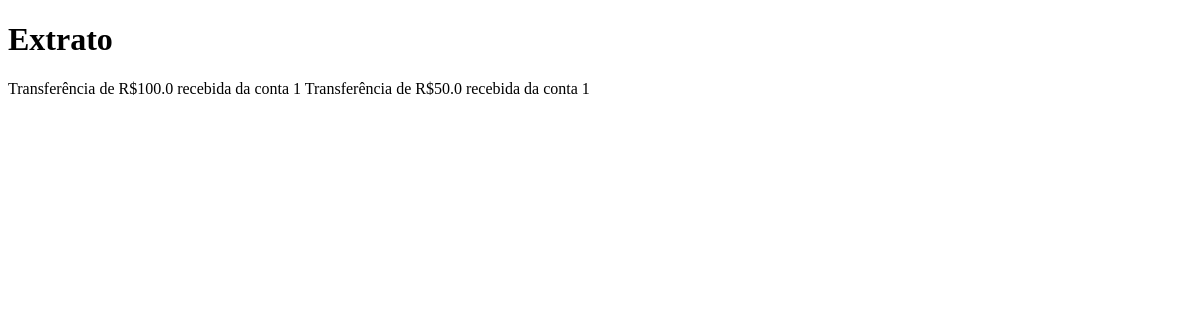
The page /visualizar_extrato (signed in) on the database as committed earlier.
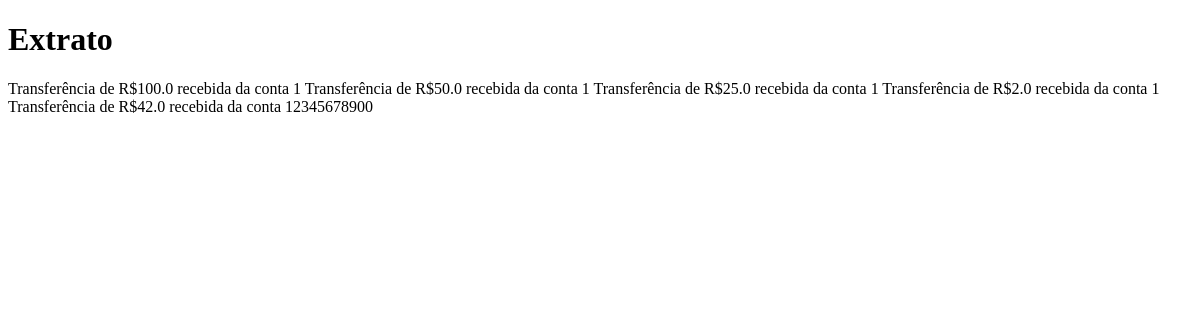
The same page on the database as committed later.
### tables this page shows
CREATE TABLE contas (
                numero INTEGER PRIMARY KEY AUTOINCREMENT,
                cliente_id INTEGER UNIQUE NOT NULL,
                saldo FLOAT NOT NULL DEFAULT 0.0,
                extrato TEXT DEFAULT '',
                FOREIGN KEY (cliente_id) REFERENCES clientes (id)
            );

### app.py (the view)
@app.route('/visualizar_extrato', methods=['GET', 'POST'])
def visualizar_extrato():
    extrato = banco.visualizar_extrato(cpf_cliente_log, senha_cliente_log)
    if extrato:
        return render_template('extrato.html', extrato=extrato)
    else:
        return render_template('extrato.html', erro="Cliente não encontrado ou senha incorreta!")

### banco_sqlite.py (called while the page is built)
    def visualizar_extrato(self, senha):
        if senha == self.cliente.senha:
            return self.extrato
        else:
            print("Senha incorreta!")

    def buscar_cliente_por_cpf(self, cpf):
        self.cur.execute("SELECT id, nome, cpf, senha FROM clientes WHERE cpf = ?", (cpf,))
        row = self.cur.fetchone()
        if row:
            cliente_id, nome, cpf, senha = row
            self.cur.execute("SELECT numero, saldo, extrato FROM contas WHERE cliente_id = ?", (cliente_id,))
            conta_row = self.cur.fetchone()
            if conta_row:
                numero_conta, saldo, extrato = conta_row
                cliente = Cliente(nome, cpf, senha, id=cliente_id)
                conta = Conta(numero_conta, cliente, saldo, extrato)
                cliente.conta = conta
                return cliente
            else:
                print(f"Nenhuma conta encontrada para o cliente com CPF {cpf}")
                return None
        else:
            print(f"Cliente com CPF {cpf} não encontrado")
            return None

### templates/extrato.html (shortened to what this page needs)
<!DOCTYPE html>
<html>
<head>
</head>
<body>
    <h1>Extrato</h1>
    <p>{{ extrato }}</p>
</body>
</html>

Rows that differ between the two databases and show on the page:
changed contas: extrato "Transferência de R$100.0 recebida da conta 1 Transferência de R$50.0 recebida da conta 1" → "…recebida da conta 1 Transferência de R$25.0 recebida da conta 1 Transferência de R$2.0 recebida da conta 1 Transferência de R$42.0 recebida da conta 12345678900"
